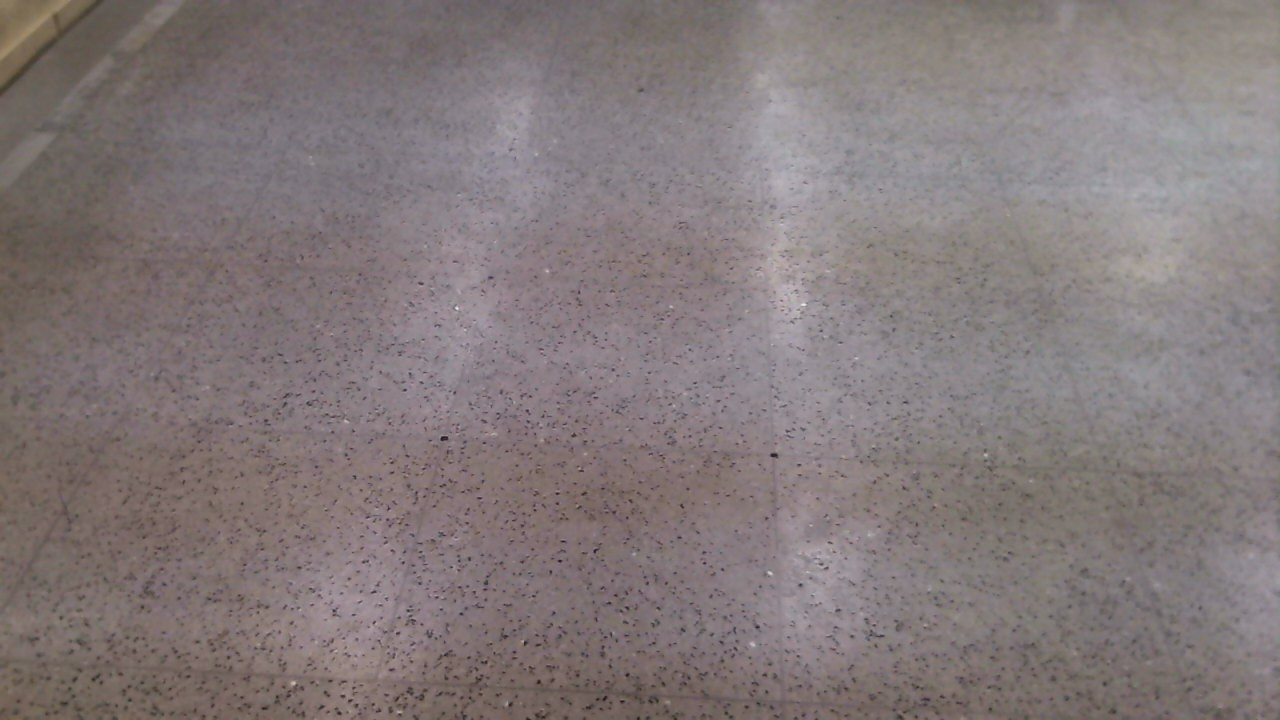
#> input picture input/Camera1/Lpicture067.jpg, 1280 x 720 px, given in place of the camera
$ python LiveRunningOverheadVideo.py   (Python 2 division)   (older library calls are emulated)
#> lines starting #> are read from the running program, lines starting #| are printed output that depends on the picture; after the words box and inside, x2 and y2 are one past the last pixel; in counts of white or black regions, pixels touching at a corner belong together
'''
This program is for Live running Overhead video. The required transformation matrix is already stored.
Program will provide Live overhead video output.

'''

import cv2
import sys
import numpy as np
from PIL import Image

# [4 lines left out: function endProg, not called in this run]

def d(string):      # debugging
    print string

# [25 lines left out: functions print_coordinate, store_point_coordinate, store_point_coordinate2, resize, not called in this run]

def resizeOnCenter(img, factor):
    rows,cols,ch = img.shape
    tx = (factor-1)*rows*0.5
    ty = (factor-1)*cols*0.5
    trans = np.float32([[1,0,ty],[0,1,tx]])
    foreground = cv2.warpAffine(img,trans,(factor*cols,factor*rows))
    return foreground

# [21 lines left out: functions modifyValue, plotPointOnImage, not called in this run]

def cropImage(img):
    gray = cv2.cvtColor(img,cv2.COLOR_BGR2GRAY)
    ret,thresh = cv2.threshold(gray,1,255,cv2.THRESH_BINARY)
    _,contours,hierarchy = cv2.findContours(thresh,cv2.RETR_EXTERNAL,cv2.CHAIN_APPROX_SIMPLE)
    cnt = contours[0]
    x,y,w,h = cv2.boundingRect(cnt)
    crop = img[y:y+h,x:x+w]
    return crop

def main():
    first_image = './Amol/Produce_12.avi'
    second_image = './Amol/Produce_2.mp4'

    M = np.load('./output/calibData/perspective_Second_First.npy')
#> (reads output/calibData/perspective_Second_First.npy from the repository)
    h = np.load('./output/calibData/perspective_overhead.npy')
#> (reads output/calibData/perspective_overhead.npy from the repository)


    cap1 = cv2.VideoCapture(0)               # camera objects
    cap2 = cv2.VideoCapture(2)

    #cap1.open(first_image)
    #cap2.open(second_image)

    print cap1.get(3),cap1.get(4)
    print cap2.get(3),cap2.get(4)

    try:
        while(cap1.isOpened() and cap2.isOpened()):
            ret, img = cap1.read()
#> img is the input picture: shape (720, 1280, 3); mean B, G, R 121.9, 121, 131.2
            ret, img2 = cap2.read()

            img = resizeOnCenter(img,4)                 # resize image on center to 4 times
            rows,cols,ch = img.shape
#> rows = 2880; cols = 5120; ch = 3

            dst = cv2.warpPerspective(img2,M,(cols,rows))
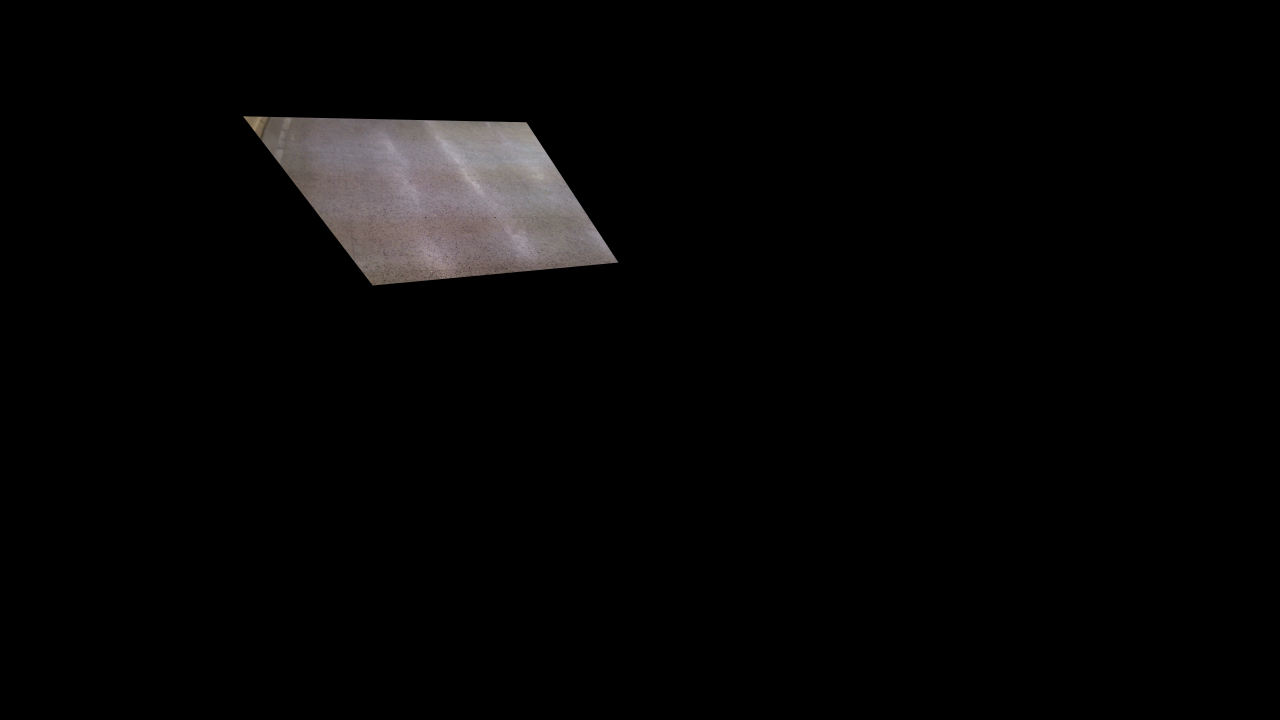
#> dst: shape (2880, 5120, 3) (shown at 1/4 size); mean B, G, R 5.5, 5.4, 5.9

            background = dst
            foreground = img

            alpha = 0.5

            r = rows
#> r = 2880
            c = cols
#> c = 5120

            size = r,c, 3
#> size = (2880, 5120, 3)
            dist = np.zeros(size, dtype=np.uint8)

            mm = np.float32([[1,0,0],[0,1,0]])
            foreground = cv2.warpAffine(foreground,mm,(c,r))

            beta = 1.0 - alpha

            cv2.addWeighted(background,alpha,foreground, beta, 0.0, dist)
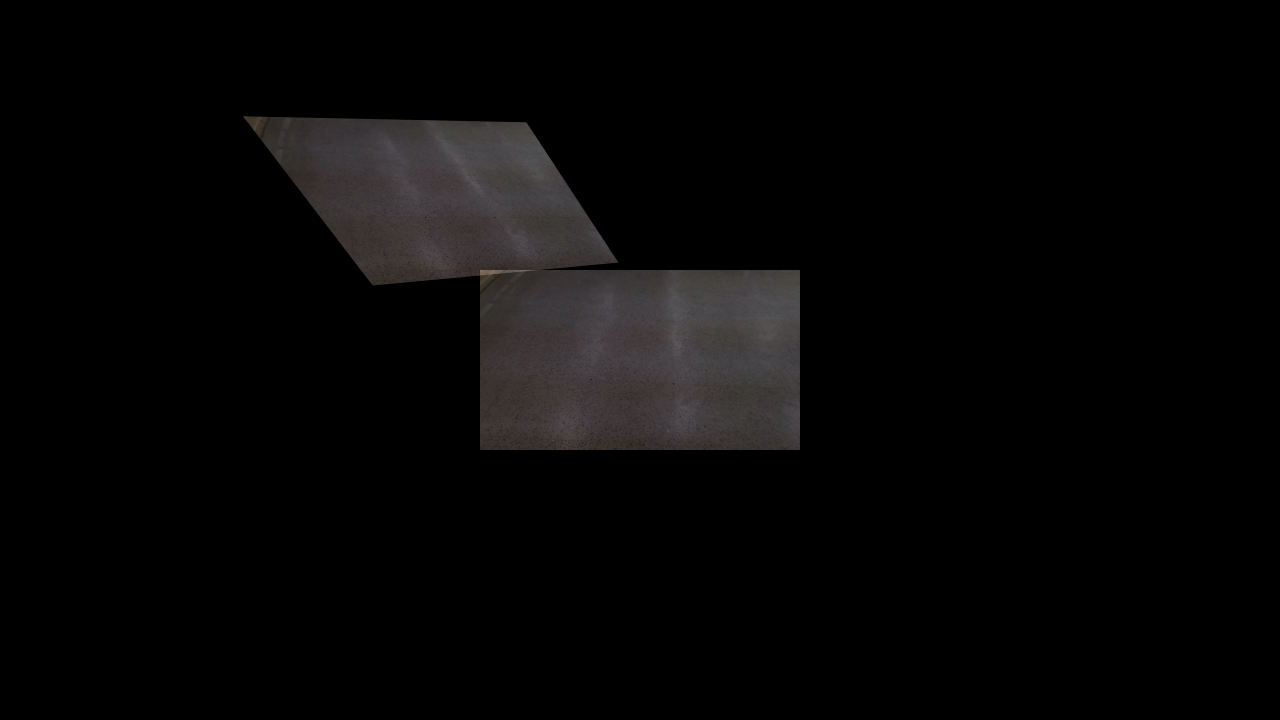
#> dist: shape (2880, 5120, 3) (shown at 1/4 size); mean B, G, R 6.5, 6.5, 7.1

            #out = np.zeros((2000,2000,3),np.uint8)

            out = cv2.warpPerspective(dist,h,(2*cols,2*rows))

            #out = resize(out,0.85)
            out = cropImage(out)
#> in cropImage, `gray = cv2.cvtColor(img,cv2.COLOR_BGR2GRAY)`:
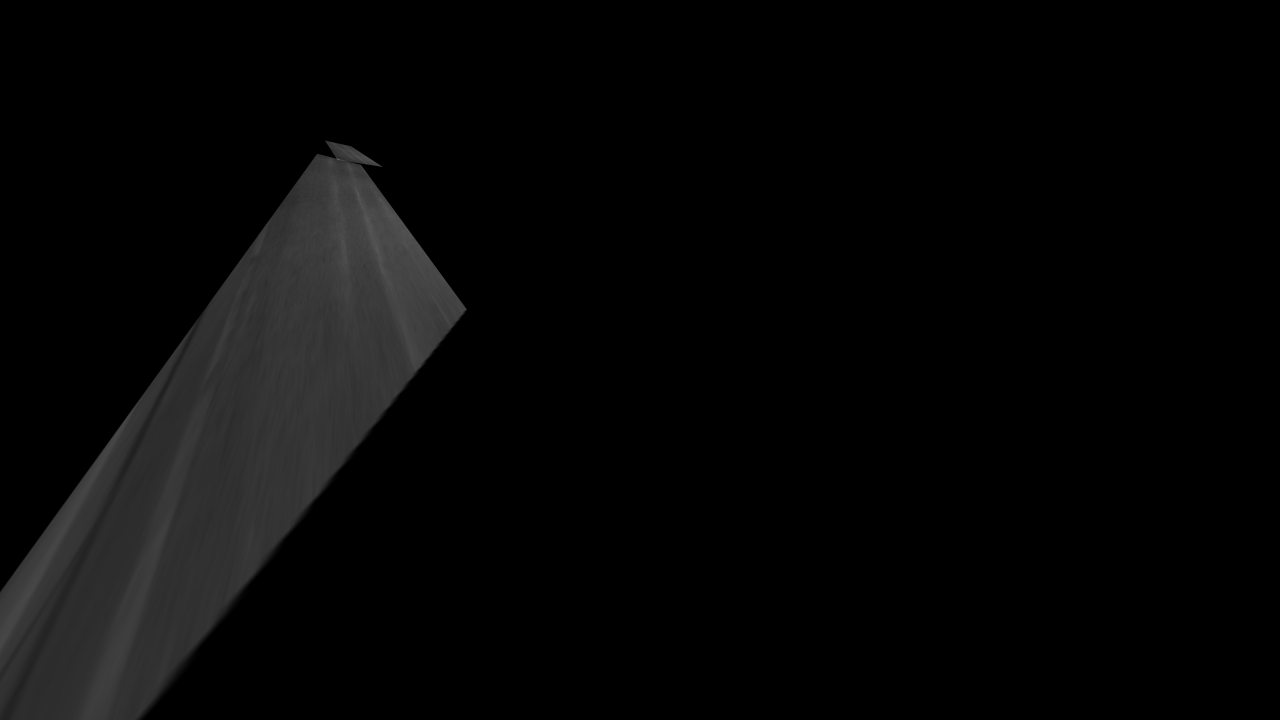
#> gray: shape (5760, 10240) (shown at 1/8 size); min 0, max 120, mean 6.8
#> in cropImage, `ret,thresh = cv2.threshold(gray,1,255,cv2.THRESH_BINARY)`:
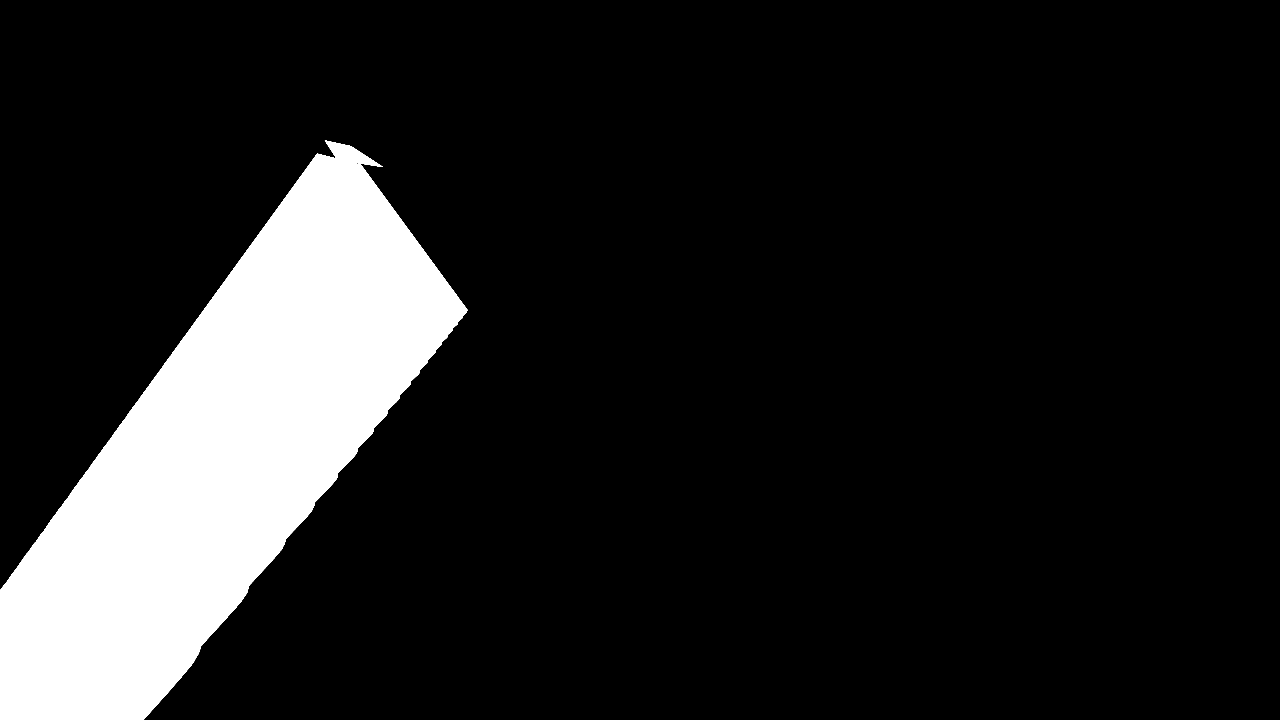
#> thresh: shape (5760, 10240) (shown at 1/8 size); 13.1% white; 1 white region
#> in cropImage, `_,contours,hierarchy = cv2.findContours(thresh,cv2.RETR_EXTERNAL,cv2.C..`: contours = 1 contour; box (x1, y1, x2, y2) and area: (0, 1124, 3739, 5760) 7735276
#> in cropImage, `cnt = contours[0]`: cnt = contour of 4334 points, box (x1, y1, x2, y2) (0, 1124, 3739, 5760), area 7735276
#> in cropImage, `x,y,w,h = cv2.boundingRect(cnt)`: x = 0; y = 1124; w = 3739; h = 4636
#> in cropImage, `crop = img[y:y+h,x:x+w]`:
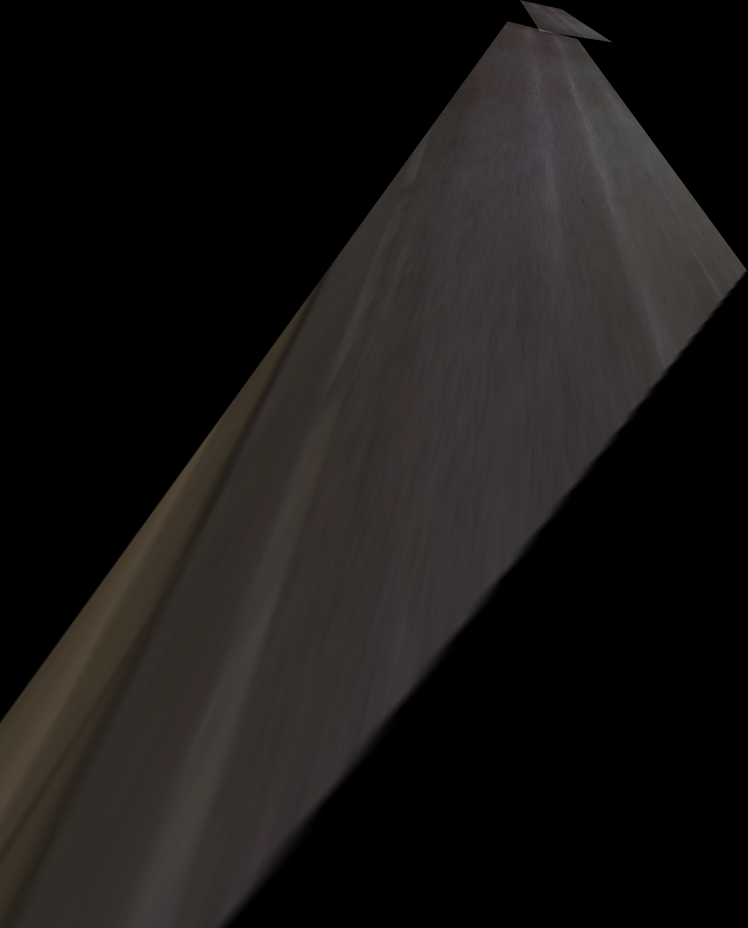
#> crop: shape (4636, 3739, 3) (shown at 1/5 size); mean of channels 0, 1, 2 21.8, 22.7, 24.9; drawn as B, G, R
            cv2.imshow("FinalImage",out)

            if cv2.waitKey(1) & 0xFF == 27:
#> (key Esc is pressed here)
                break
    except:
        cap1.release()
        cap2.release()

    cv2.waitKey(0)
    cv2.destroyAllWindows()

main()
